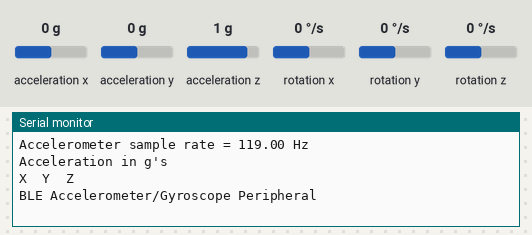
Recording of a sketch running on a simulated Arduino Nano 33 IoT. On the bench: the last lines printed to the serial monitor. Inputs (shaded band) come from the test bench; at power-on: acceleration x 0 g, acceleration y 0 g, acceleration z 1 g, rotation x 0 °/s, rotation y 0 °/s, rotation z 0 °/s. Nothing arrives over Bluetooth unless stated; a phone connects over Bluetooth LE 3 s after start.

Above: at 3.2 s.
3.3 s: acceleration x set to -1.4 g
At 5.07 s:
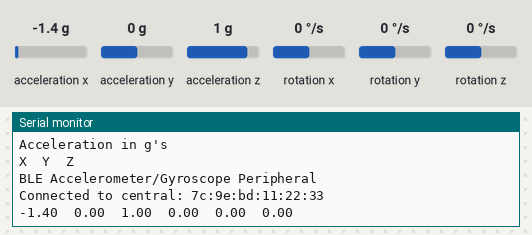
6.3 s: acceleration y set to -1.4 g
At 6.33 s:
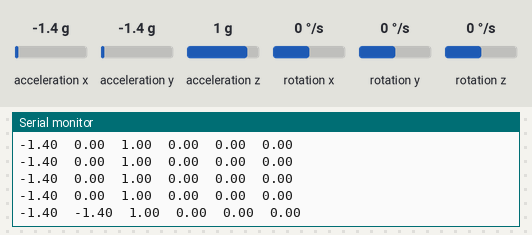
7.8 s: acceleration z set to -1.4 g
At 7.81 s:
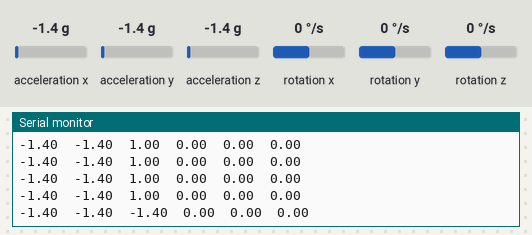
9.3 s: rotation x set to -192 °/s
At 9.35 s:
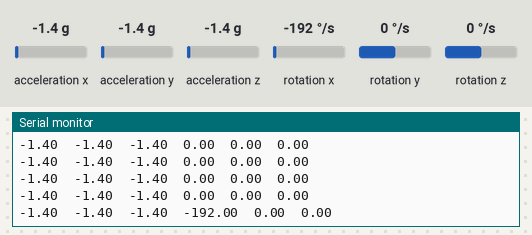
10.8 s: rotation y set to -192 °/s
At 10.83 s:
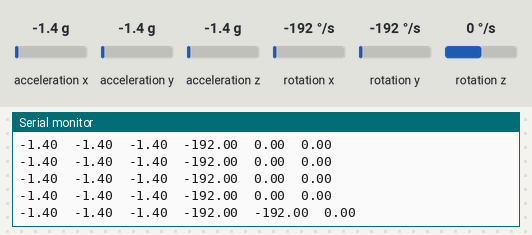

The sketch:

IMU_Bluetooth_Stream_50ms.ino
```cpp
#include <ArduinoBLE.h>
#include <Arduino_LSM6DS3.h>

// used the skeleton code from professor's guide:
// https://github.com/ucla-hci/m119/blob/main/m2b_peripheral/m2b_peripheral.ino
// provided as a resource to help us complete this assignment

#define BLE_UUID_ACCELEROMETER_SERVICE "1101" //1101
#define BLE_UUID_ACCELEROMETER_X "2101"
#define BLE_UUID_ACCELEROMETER_Y "2102"
#define BLE_UUID_ACCELEROMETER_Z "2103"
#define BLE_UUID_GYROSCOPE_X "2104"
#define BLE_UUID_GYROSCOPE_Y "2105"
#define BLE_UUID_GYROSCOPE_Z "2106"

BLEService accelerometerService(BLE_UUID_ACCELEROMETER_SERVICE);

BLEFloatCharacteristic accelerometerCharacteristicX(BLE_UUID_ACCELEROMETER_X, BLERead | BLENotify);
BLEFloatCharacteristic accelerometerCharacteristicY(BLE_UUID_ACCELEROMETER_Y, BLERead | BLENotify);
BLEFloatCharacteristic accelerometerCharacteristicZ(BLE_UUID_ACCELEROMETER_Z, BLERead | BLENotify);
BLEFloatCharacteristic gyroscopeCharacteristicX(BLE_UUID_GYROSCOPE_X, BLERead | BLENotify);
BLEFloatCharacteristic gyroscopeCharacteristicY(BLE_UUID_GYROSCOPE_Y, BLERead | BLENotify);
BLEFloatCharacteristic gyroscopeCharacteristicZ(BLE_UUID_GYROSCOPE_Z, BLERead | BLENotify);


void setup() {
  Serial.begin(9600);
  //while (!Serial);

  delay(2000);

  // initialize IMU
  if (!IMU.begin()) {
    Serial.println("IMU initialization failed");

    while (1);
  }

  Serial.print("Accelerometer sample rate = ");
  Serial.print(IMU.accelerationSampleRate());
  Serial.println(" Hz");
  Serial.println();
  Serial.println("Acceleration in g's");
  Serial.println("X\tY\tZ");

  // initialize bluetooth
  if (!BLE.begin()) {
    Serial.println("starting Bluetooth® Low Energy failed!");

    while (1);
  }

  // set advertised local name and service UUID:
  BLE.setLocalName("Nano 33 IoT");
  BLE.setAdvertisedService(accelerometerService);

  // add the characteristics to the service
  accelerometerService.addCharacteristic(accelerometerCharacteristicX);
  accelerometerService.addCharacteristic(accelerometerCharacteristicY);
  accelerometerService.addCharacteristic(accelerometerCharacteristicZ);
  accelerometerService.addCharacteristic(gyroscopeCharacteristicX);
  accelerometerService.addCharacteristic(gyroscopeCharacteristicY);
  accelerometerService.addCharacteristic(gyroscopeCharacteristicZ);

  // add service
  BLE.addService(accelerometerService);

  // start advertising
  BLE.advertise();

  Serial.println("BLE Accelerometer/Gyroscope Peripheral");
}

void loop() {
  // listen for BLE peripherals to connect:
  BLEDevice central = BLE.central();

  // if a central is connected to peripheral:
  if (central) {
    Serial.print("Connected to central: ");
    // print the central's MAC address:
    Serial.println(central.address());

    // while the central is still connected to peripheral:
    while (central.connected()) {
      // setup IMU vars
      float ax, ay, az;
      float gx, gy, gz;

      if (IMU.accelerationAvailable() && IMU.gyroscopeAvailable()) {
        delay(50); // CHANGING THIS DELAY IN M6
        IMU.readAcceleration(ax, ay, az);
        IMU.readGyroscope(gx, gy, gz);

        Serial.print(ax);
        Serial.print('\t');
        Serial.print(ay);
        Serial.print('\t');
        Serial.print(az);
        Serial.print('\t');
        Serial.print(gx);
        Serial.print('\t');
        Serial.print(gy);
        Serial.print('\t');
        Serial.println(gz);
        accelerometerCharacteristicX.writeValue(ax);
        accelerometerCharacteristicY.writeValue(ay);
        accelerometerCharacteristicZ.writeValue(az);
        gyroscopeCharacteristicX.writeValue(gx);
        gyroscopeCharacteristicY.writeValue(gy);
        gyroscopeCharacteristicZ.writeValue(gz);
      }
    }

    // when the central disconnects, print it out:
    Serial.print(F("Disconnected from central: "));
    Serial.println(central.address());
  }
}
```

Measured:
- after the input at 3.3 s, the serial monitor: prints a new line after 1.8 s (image 1)
- after the input at 6.3 s, the serial monitor: prints a new line at once (image 2)
- after the input at 7.8 s, the serial monitor: prints a new line at once (image 3)
- after the input at 9.3 s, the serial monitor: prints a new line at once (image 4)
- after the input at 10.8 s, the serial monitor: prints a new line at once (image 5)
